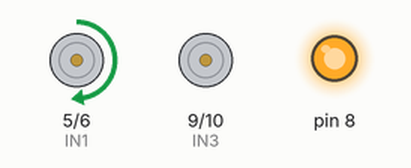
A sketch run on a simulated Arduino Uno, built with avr-gcc and run on an emulated ATmega328P. Parts: motor-driver pin pairs drawn as motors (green arrow = first pin HIGH = forward, orange = second pin HIGH = backward, longer = more drive), output pins drawn as LEDs (lit = HIGH). What the sketch prints to the serial monitor is not drawn.

Above: at 1.0 s.
At 6.0 s:
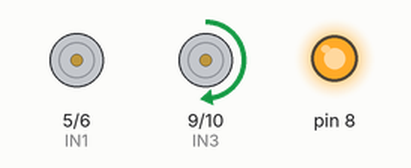
At 10.0 s:
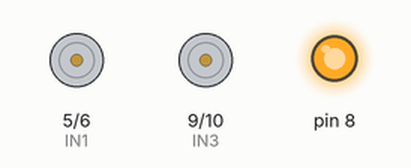
At 18.0 s:
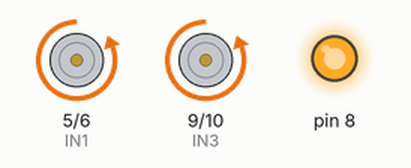
Timing chart, 0 to 19.5 s (numbered marks = the images above):
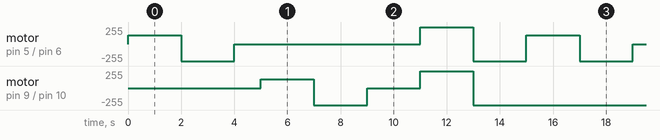

Measured:
- by itself, motor on pin 5 (IN1) / pin 6 (IN2): repeats every 15.0 s: backward 255/255 2.0 s, stopped 7.0 s, forward 255/255 2.0 s, backward 255/255 2.0 s, forward 128/255 2.0 s
- by itself, motor on pin 9 (IN3) / pin 10 (IN4): repeats every 15.0 s: backward 255/255 2.0 s, stopped 2.0 s, forward 255/255 2.0 s, backward 255/255 7.0 s, forward 128/255 2.0 s

The sketch:

drv8833_test.ino
```cpp
const int IN1 = 5;   // Motor A pin 1
const int IN2 = 6;   // Motor A pin 2
const int IN3 = 9;   // Motor B pin 1
const int IN4 = 10;  // Motor B pin 2

void setup() {
  pinMode(IN1, OUTPUT);
  pinMode(IN2, OUTPUT);
  pinMode(IN3, OUTPUT);
  pinMode(IN4, OUTPUT);
  Serial.begin(115200);
  Serial.println("DC-Motor test run");
  pinMode(8, OUTPUT);
  digitalWrite(8, HIGH);  // chip wakker maken
}

void loop() {
  // motor A vooruit, half snelheid
  analogWrite(IN1, 128);
  analogWrite(IN2, 0);
  delay(2000);

  // motor A achteruit, vol snelheid
  analogWrite(IN1, 0);
  analogWrite(IN2, 255);
  delay(2000);

  // motor A stop
  analogWrite(IN1, 0);
  analogWrite(IN2, 0);
  delay(1000);

  // motor B vooruit, half snelheid
  analogWrite(IN3, 128);
  analogWrite(IN4, 0);
  delay(2000);

  // motor B achteruit, vol snelheid
  analogWrite(IN3, 0);
  analogWrite(IN4, 255);
  delay(2000);

  // motor B stop
  analogWrite(IN3, 0);
  analogWrite(IN4, 0);
  delay(2000);

  // motoren samen vooruit
  analogWrite(IN1, 255);
  analogWrite(IN2, 0);
  analogWrite(IN3, 255);
  analogWrite(IN4, 0);
  delay(2000);

  // motoren samen achteruit
  analogWrite(IN1, 0);
  analogWrite(IN2, 255);
  analogWrite(IN3, 0);
  analogWrite(IN4, 255);
  delay(2000);
}
```
